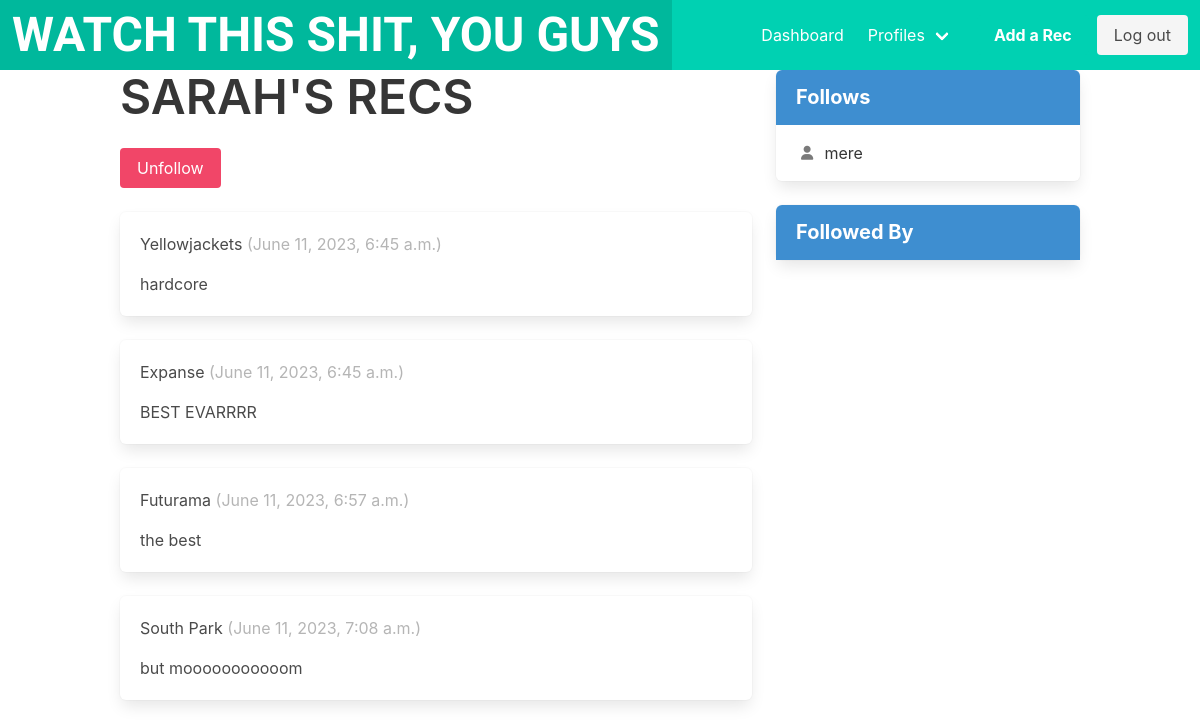
The app's page /profile/1 (signed in), older data.
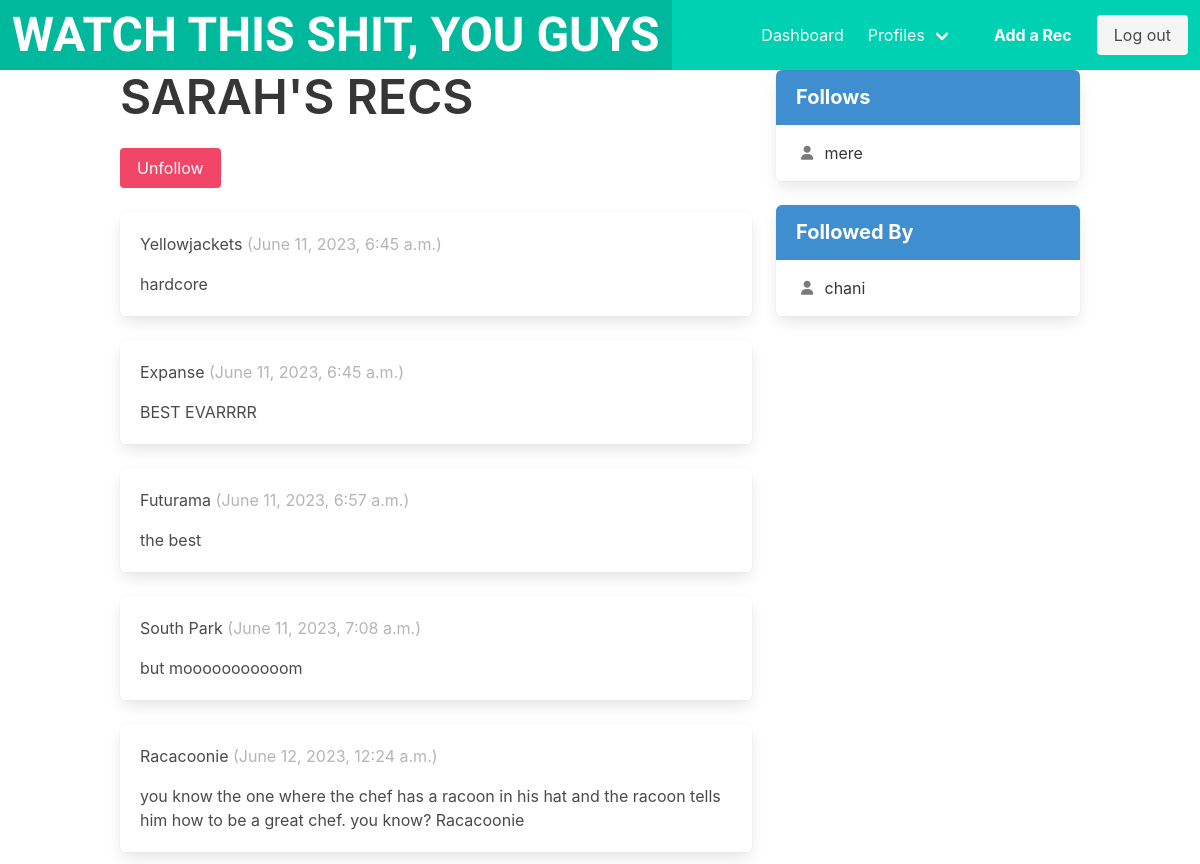
The same page, newer data.
### watchthisshit/models.py (models this page shows, shortened)
class Recommendation(models.Model):
    user = models.ForeignKey(
        User, related_name="recs", on_delete=models.DO_NOTHING
    )
    recipients = models.ManyToManyField(
        Profile, related_name="received_recs", symmetrical=False, blank=True
    )
    title = models.CharField(max_length=300)
    description = models.TextField(blank=True)
    media_type = models.ForeignKey(
        MediaType, on_delete=models.SET(get_media_type), default=get_media_type_id
    )
    genres = models.ManyToManyField(
        Genre, related_name="genres", symmetrical=False, blank=True
    )
    created_at = models.DateTimeField(auto_now_add=True)

class Profile(models.Model):
    user = models.OneToOneField(User, on_delete=models.CASCADE)
    follows = models.ManyToManyField(
        'self',
        related_name='followed_by',
        symmetrical=False,
        blank=True,
    )
    def __str__(self):
        return self.user.username

### watchthisshit/views.py (the view, shortened to what this page needs)
# urls.py: path("profile/<int:pk>", profile, name="profile"),
@login_required
def profile(request, pk):
  if not hasattr(request.user, 'profile'):
    missing_profile = Profile(user=request.user)
    missing_profile.save()
  profile = Profile.objects.get(pk=pk)
  return render(request, "watchthisshit/profile.html", {"profile": profile})

### watchthisshit/templates/watchthisshit/profile.html (shortened to what this page needs)
{% extends 'base.html' %}
{% block content %}
<div class="column">
  <div class="block">
    <h1 class="title is-1">{{ profile.user.username|upper }}'S RECS</h1>
    <form method="POST">
      <div class="buttons has-addons">
      {% if profile in user.profile.follows.all %}
        <button class="button is-danger" name="follow" value="unfollow">Unfollow</button>
      {% else %}
        <button class="button is-success" name="follow" value="follow">Follow</button>
      {% endif %}
      </div>
    </form>
  </div>
  <div class="content">
    {% for rec in profile.user.recs.all %}
      <div class="box">
        <p>
          {{ rec.title }}
          <span class="is-small has-text-grey-light">
            ({{ rec.created_at }})
          </span>
        </p>
        <p>{{ rec.description }}</p>
      </div>
    {% endfor %}
  </div>
</div>
<div class="column is-one-third">
  <div class="block">
    <article class="panel is-info">
      <p class="panel-heading">Follows</p>
      {% for following in profile.follows.all %}
        {% if following.id != profile.id %}
          <div class="panel-block">
            <a class="panel-block" href="{% url 'watchthisshit:profile' following.id %}">
              <span class="panel-icon">
                <i class="fas fa-user" aria-hidden="true"></i>
              </span>
              {{ following }}
            </a>
          </div>
        {% endif %}
      {% endfor %}
    </article>
  </div>
  <div class="block">
    <article class="panel is-info">
      <p class="panel-heading">Followed By</p>
      {% for follower in profile.followed_by.all %}
        {% if follower.id != profile.id %}
          <div class="panel-block">
            <a class="panel-block" href="{% url 'watchthisshit:profile' follower.id %}">
              <span class="panel-icon">
                <i class="fas fa-user" aria-hidden="true"></i>
              </span>
              {{ follower }}
            </a>
          </div>
        {% endif %}
      {% endfor %}
    </article>
  </div>
</div>
{% endblock %}

Row changes from the older to the newer data that the page shows:
added Recommendation: title "Racacoonie", created_at "June 12, 2023, 12:24 a.m.", description "you know the one where the chef has a racoon in his hat and the racoon tells him how to be a great chef. you know? Racacoonie"
added Profile: user.username "chani"
